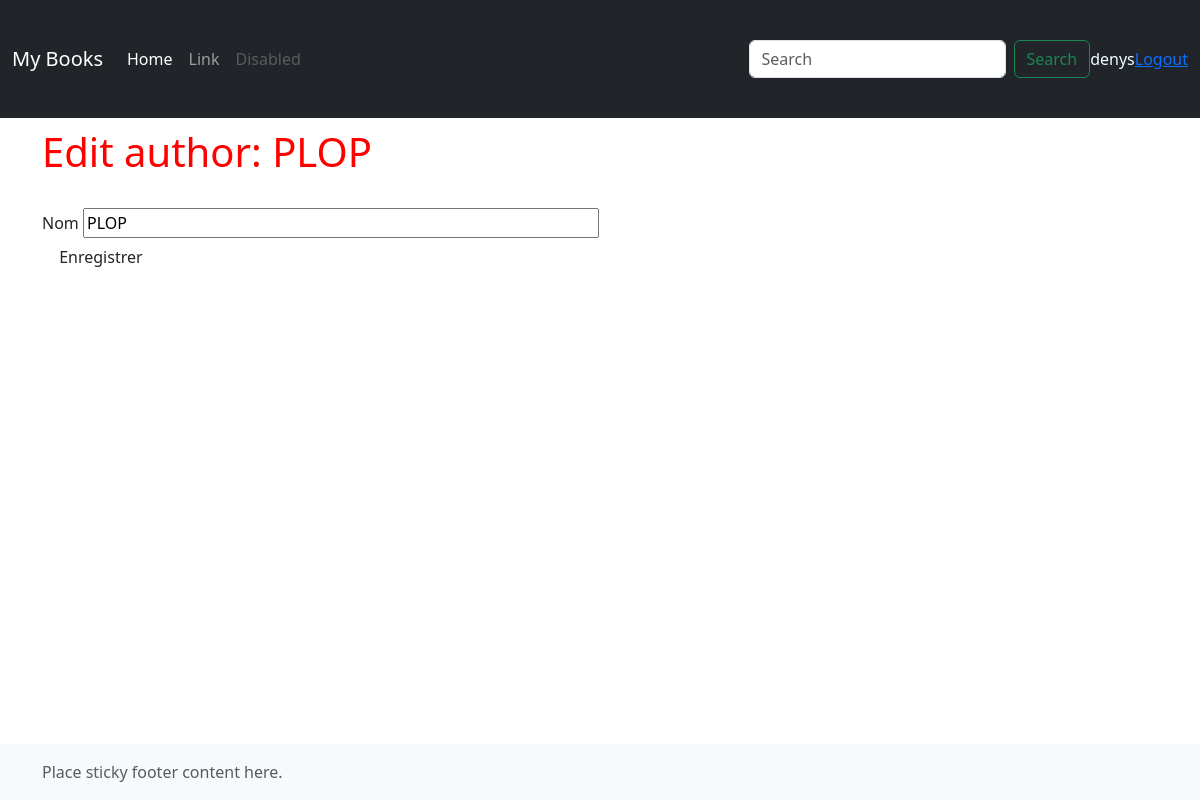
The app's page /edit/author/1 (signed in), older data.
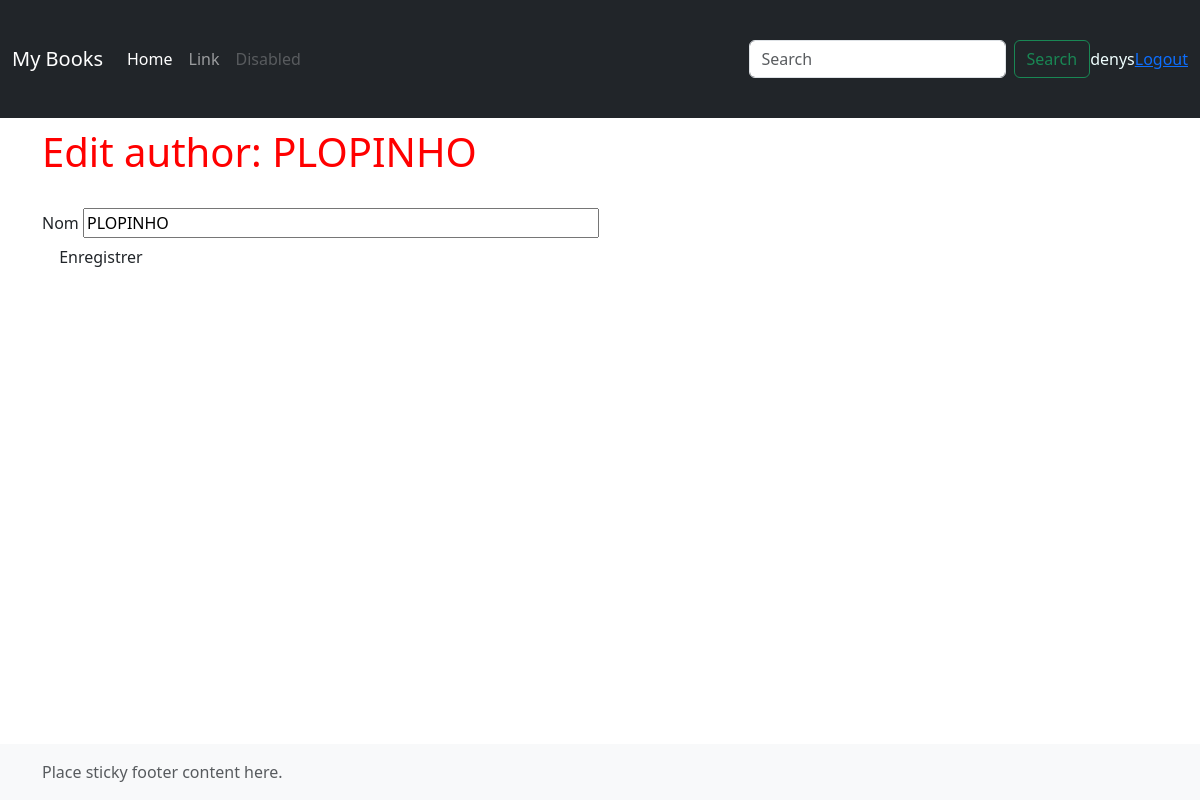
The same page, newer data.
### tuto/models.py (models this page shows, shortened)
class User(db.Model,UserMixin):
    username = db.Column(db.String(50),primary_key =True)
    password = db.Column(db.String(64))

class Author(db.Model):
    id = db.Column(db.Integer, primary_key=True)
    name = db.Column(db.String(80), nullable=False)

### tuto/views.py (the view)
@app.route("/edit/author/<int:id>")
@login_required
def edit_author (id):
    a = get_author(id)
    f = AuthorForm(id=a.id, name=a.name)
    return render_template (
        "edit_author.html",
        author=a, form=f)

### tuto/views.py
class AuthorForm(FlaskForm):
    id = HiddenField('id')
    name = StringField('Nom', validators =[ DataRequired ()])

### tuto/models.py (called while the page is built)
def get_author(id):
    return Author.query.get(id)

@login_manager.user_loader
def load_user(username):
    return User.query.get(username)

### tuto/templates/edit_author.html (shortened to what this page needs)
{% extends "base.html" %}
{% block styles %}
{{ super() }}
<link rel="stylesheet" href="{{ url_for('static',
filename='home.css')}}">
{% endblock %}
{% block content %}
<h1>Edit author: {{ author.name }}</h1>
<form role="form" method="POST" action="{{ url_for('save_author')}}"">
    <div class="form-group">
        {{ form.name.label }} {{ form.name(size =50, class_="form -control")}}
    </div>
    <input class="btn btn -default" type="submit" value=" Enregistrer ">
</form>
{% endblock %}

### tuto/templates/base.html (shortened to what this page needs)
<!doctype html>
<html lang="fr">
    <head>
        {% block head %}
        {% block styles %}
            {{ bootstrap.load_css() }}
        {% endblock %}
        {% endblock %}
    </head>
    <body>
        <header>
            <nav class="navbar navbar-expand-md navbar-dark fixed-top bg-dark">
                <div class="container-fluid">
                  <a class="navbar-brand" href="#">My Books</a>
                  <div class="collapse navbar-collapse" id="navbarCollapse">
                    <ul class="navbar-nav me-auto mb-2 mb-md-0">
                      <li class="nav-item">
                        <a class="nav-link active" aria-current="page"
  href="/">Home</a>
                      </li>
                      <li class="nav-item">
                        <a class="nav-link" href="#">Link</a>
                      </li>
                      <li class="nav-item">
                        <a class="nav-link disabled">Disabled</a>
                      </li>
                    </ul>
                    <form class="d-flex" role="search">
                      <input class="form-control me-2" type="search"
  placeholder="Search" aria-label="Search">
                      <button class="btn btn-outline-success"
  type="submit">Search</button>
                    </form>
                    <ul class="nav navbar-nav navbar-right">
                      {% if current_user.is_authenticated %}
                      <li><a> {{ current_user.username}}</a></li>
                      <li><a href="{{ url_for('logout')}}">Logout</a></li>
                      {% endif %}
                    </ul>
                  </div>
                </div>
              </nav>
            </header>
          <main class="flex-shrink-0">
              <div class="container">
              {% block content %}
              {% endblock %}
              </div>
          </main>
          <footer class="footer mt-auto py-3 bg-light">
              <div class="container">
                <span class="text-muted">Place sticky footer content here.</span>
              </div>
            </footer>
            </body>
            </html>

### tuto/static/home.css (style rules this page uses)
h1 { color: red; }
main { margin-top: 8em; }
footer { position: fixed; bottom: 0; width: 100%; }
form { margin-top: 2em; margin-bottom: 2em; }
.navbar-right li { color: azure; }

Row changes from the older to the newer data that the page shows:
changed Author: name "PLOP" → "PLOPINHO"
